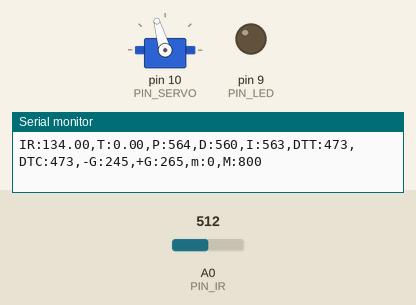
This sketch was run on a simulated Arduino Uno, built with avr-gcc and run on an emulated ATmega328P. Parts: servo, output pins drawn as LEDs (lit = HIGH), the last lines printed to the serial monitor. The test bench sets the inputs (shaded band); at power-on: A0 (PIN_IR) = 512.

Above: at 1.2 s.
1.3 s: A0 (PIN_IR) set to 122
At 3.0 s:
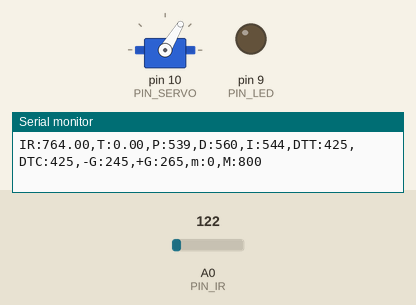
3.6 s: A0 (PIN_IR) set to 0
At 5.28 s:
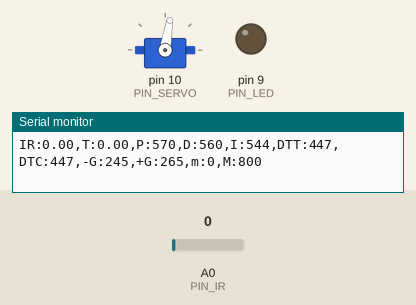
6.6 s: A0 (PIN_IR) set to 511
9.6 s: A0 (PIN_IR) set to 420
At 16.4 s:
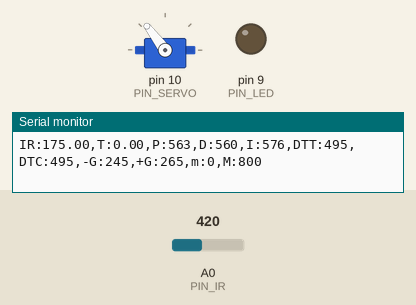
Timing chart, 0 to 16.6 s (numbered marks = the images above; inputs shaded):
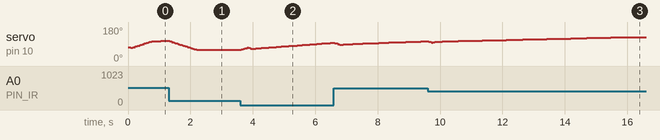

The sketch:

homework_28P14.ino
```cpp
#include <Servo.h>

/////////////////////////////
// Configurable parameters //
/////////////////////////////

// Arduino pin assignment
#define PIN_LED 9
#define PIN_SERVO 10
#define PIN_IR A0

// Framework setting
#define _DIST_TARGET 255
#define _DIST_MIN 100
#define _DIST_MAX 430

// Distance sensor
#define _DIST_ALPHA 0.5
#define DELAY_MICROS 1500
#define EMA_ALPHA 0.35

float ema_dist = 0;
float filtered_dist;
float samples_num = 3;

// Servo range
#define _DUTY_MIN 1150
#define _DUTY_NEU 1470
#define _DUTY_MAX 1850

// Servo speed control
#define _SERVO_ANGLE 30
#define _SERVO_SPEED 150

// Event periods
#define _INTERVAL_DIST 20
#define _INTERVAL_SERVO 20
#define _INTERVAL_SERIAL 100

// PID parameters
#define _KP 0.8
#define _KD 50.0
#define _KI 0.01

//unit: mm
#define _CALI_MIN 69
#define _CALI_MAX 290

//////////////////////
// global variables //
//////////////////////

// Servo instance
Servo myservo;

// Distance sensor
float dist_target; // location to send the ball
float dist_raw, dist_ema;

// Event periods
unsigned long last_sampling_time_dist, last_sampling_time_servo, last_sampling_time_serial;
bool event_dist, event_servo, event_serial;

// Servo speed control
int duty_chg_per_interval;
int duty_target, duty_curr;

// PID variables
float error_curr, error_prev, control, pterm, dterm, iterm;

void setup() {
// initialize GPIO pins for LED and attach servo
  duty_target = duty_curr = 1300;
  myservo.attach(PIN_SERVO);
  myservo.writeMicroseconds(duty_curr);

  // move servo to neutral position

  pinMode(PIN_LED, OUTPUT);

// initialize global variables
  last_sampling_time_dist = 0;
  last_sampling_time_servo = 0;
  last_sampling_time_serial = 0;
  error_prev = 0;
  pterm = iterm = dterm = 0;


  event_dist = false;
  event_servo = false;
  event_serial = false;

// initialize serial port
  Serial.begin(57600);

// convert angle speed into duty change per interval.
  duty_chg_per_interval = (float)(_DUTY_MAX - _DUTY_MIN) * _SERVO_SPEED / 180 * _INTERVAL_SERVO / 1000;
}

void loop() {
/////////////////////
// Event generator //
/////////////////////
  // [1615] 거리 측정 주기가 되었는지 검사
  if (millis() >= last_sampling_time_dist + _INTERVAL_DIST)
      event_dist = true;

  // [1615] 서보 제어 주기가 되었는지 검사
  if (millis() >= last_sampling_time_servo + _INTERVAL_SERVO)
      event_servo= true;

  // [1615] Serial 제어 주기가 되었는지 검사
  if (millis() >= last_sampling_time_serial + _INTERVAL_SERIAL)
      event_serial= true;

////////////////////
// Event handlers //
////////////////////

  if(event_dist) {
    event_dist = false;
  // get a distance reading from the distance sensor
    float x = ir_distance();
    dist_raw = filtered_ir_distance();

  // PID control logic
    error_curr = _DIST_TARGET - dist_raw;

    pterm = error_curr * _KP;
    dterm = (error_curr - error_prev) * _KD;
    iterm += _KI * error_curr;
    control = pterm + dterm + iterm;

  // duty_target = f(duty_neutral, control)
    duty_target = _DUTY_NEU + control;

  // keep duty_target value within the range of [_DUTY_MIN, _DUTY_MAX]
    if (duty_target < _DUTY_MIN) duty_target = _DUTY_MIN;
    else if (duty_target > _DUTY_MAX) duty_target = _DUTY_MAX;

    error_prev = error_curr;

    last_sampling_time_dist += _INTERVAL_DIST;
  }

  if(event_servo) {
    event_servo = false;

    // adjust duty_curr toward duty_target by duty_chg_per_interval
    if(duty_target > duty_curr) {
      duty_curr += duty_chg_per_interval;
      if(duty_curr > duty_target) duty_curr = duty_target;
    }
    else {
      duty_curr -= duty_chg_per_interval;
      if(duty_curr < duty_target) duty_curr = duty_target;
    }

    // update servo position
    myservo.writeMicroseconds(duty_curr);

    last_sampling_time_servo += _INTERVAL_SERVO;
  }

  if(event_serial) {
    event_serial = false;
    Serial.print("IR:");
    Serial.print(dist_raw);
    Serial.print(",T:");
    Serial.print(dist_target);
    Serial.print(",P:");
    Serial.print(map(pterm,-1000,1000,510,610));
    Serial.print(",D:");
    Serial.print(map(dterm,-1000,1000,510,610));
    Serial.print(",I:");
    Serial.print(map(iterm,-1000,1000,510,610));
    Serial.print(",DTT:");
    Serial.print(map(duty_target,1000,2000,410,510));
    Serial.print(",DTC:");
    Serial.print(map(duty_curr,1000,2000,410,510));
    Serial.println(",-G:245,+G:265,m:0,M:800");

    last_sampling_time_serial += _INTERVAL_SERIAL;
  }
}


float ir_distance(void){ // return value unit: mm
  float val, result;
  float volt = float(analogRead(PIN_IR));
  val = ((6762.0/(volt-9.0))-4.0) * 10.0;
  result = 100 + 300.0 / (_CALI_MAX - _CALI_MIN) * (val - _CALI_MIN);
  return result;
}

float under_noise_filter(void){ // 아래로 떨어지는 형태의 스파이크를 제거해주는 필터
  int currReading;
  int largestReading = 0;
  for (int i = 0; i < samples_num; i++) {
    currReading = ir_distance();
    if (currReading > largestReading) { largestReading = currReading; }
    // Delay a short time before taking another reading
    delayMicroseconds(DELAY_MICROS);
  }
  return largestReading;
}

float filtered_ir_distance(void){ // 아래로 떨어지는 형태의 스파이크를 제거 후, 위로 치솟는 스파이크를 제거하고 EMA필터를 적용함.
  // under_noise_filter를 통과한 값을 upper_nosie_filter에 넣어 최종 값이 나옴.
  int currReading;
  int lowestReading = 1024;
  for (int i = 0; i < samples_num; i++) {
    currReading = under_noise_filter();
    if (currReading < lowestReading) { lowestReading = currReading; }
  }
  // eam 필터 추가
  ema_dist = EMA_ALPHA*lowestReading + (1-EMA_ALPHA)*ema_dist;
  return ema_dist;
}
```
